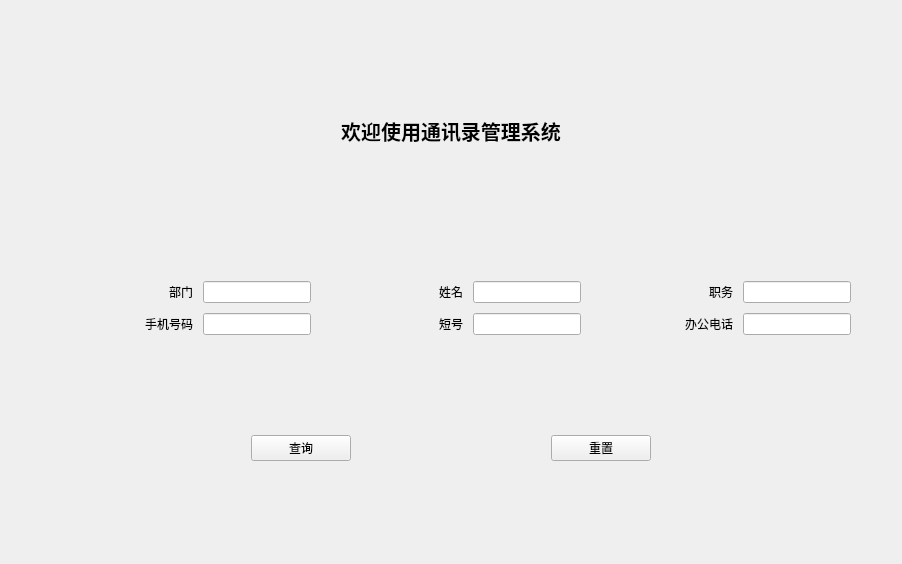
<?xml version="1.0" encoding="UTF-8"?>
<ui version="4.0">
 <class>Form</class>
 <widget class="QWidget" name="Form">
  <property name="geometry">
   <rect>
    <x>0</x>
    <y>0</y>
    <width>902</width>
    <height>564</height>
   </rect>
  </property>
  <property name="windowTitle">
   <string>Form</string>
  </property>
  <property name="autoFillBackground">
   <bool>false</bool>
  </property>
  <layout class="QHBoxLayout" name="horizontalLayout_2">
   <item>
    <layout class="QVBoxLayout" name="verticalLayout" stretch="0,0,0">
     <property name="spacing">
      <number>50</number>
     </property>
     <property name="sizeConstraint">
      <enum>QLayout::SetDefaultConstraint</enum>
     </property>
     <property name="leftMargin">
      <number>40</number>
     </property>
     <property name="topMargin">
      <number>20</number>
     </property>
     <property name="rightMargin">
      <number>40</number>
     </property>
     <property name="bottomMargin">
      <number>40</number>
     </property>
     <item>
      <widget class="QLabel" name="label">
       <property name="enabled">
        <bool>true</bool>
       </property>
       <property name="sizePolicy">
        <sizepolicy hsizetype="Expanding" vsizetype="Preferred">
         <horstretch>0</horstretch>
         <verstretch>0</verstretch>
        </sizepolicy>
       </property>
       <property name="maximumSize">
        <size>
         <width>10000</width>
         <height>100</height>
        </size>
       </property>
       <property name="font">
        <font>
         <family>微软雅黑</family>
         <pointsize>15</pointsize>
         <weight>75</weight>
         <italic>false</italic>
         <bold>true</bold>
         <underline>false</underline>
         <strikeout>false</strikeout>
         <stylestrategy>PreferDefault</stylestrategy>
         <kerning>true</kerning>
        </font>
       </property>
       <property name="layoutDirection">
        <enum>Qt::LeftToRight</enum>
       </property>
       <property name="autoFillBackground">
        <bool>false</bool>
       </property>
       <property name="text">
        <string>欢迎使用通讯录管理系统</string>
       </property>
       <property name="scaledContents">
        <bool>false</bool>
       </property>
       <property name="alignment">
        <set>Qt::AlignCenter</set>
       </property>
       <property name="margin">
        <number>0</number>
       </property>
       <property name="indent">
        <number>-1</number>
       </property>
      </widget>
     </item>
     <item>
      <layout class="QGridLayout" name="gridLayout">
       <property name="leftMargin">
        <number>0</number>
       </property>
       <property name="rightMargin">
        <number>0</number>
       </property>
       <property name="bottomMargin">
        <number>0</number>
       </property>
       <property name="spacing">
        <number>10</number>
       </property>
       <item row="0" column="4">
        <widget class="QLabel" name="label_4">
         <property name="sizePolicy">
          <sizepolicy hsizetype="Preferred" vsizetype="Preferred">
           <horstretch>0</horstretch>
           <verstretch>0</verstretch>
          </sizepolicy>
         </property>
         <property name="minimumSize">
          <size>
           <width>40</width>
           <height>0</height>
          </size>
         </property>
         <property name="text">
          <string>职务</string>
         </property>
         <property name="alignment">
          <set>Qt::AlignRight|Qt::AlignTrailing|Qt::AlignVCenter</set>
         </property>
         <property name="textInteractionFlags">
          <set>Qt::LinksAccessibleByMouse</set>
         </property>
        </widget>
       </item>
       <item row="0" column="5">
        <widget class="QLineEdit" name="lineEdit">
         <property name="sizePolicy">
          <sizepolicy hsizetype="Maximum" vsizetype="Fixed">
           <horstretch>0</horstretch>
           <verstretch>0</verstretch>
          </sizepolicy>
         </property>
        </widget>
       </item>
       <item row="0" column="3">
        <widget class="QLineEdit" name="lineEdit_2">
         <property name="sizePolicy">
          <sizepolicy hsizetype="Maximum" vsizetype="Fixed">
           <horstretch>0</horstretch>
           <verstretch>0</verstretch>
          </sizepolicy>
         </property>
         <property name="text">
          <string/>
         </property>
        </widget>
       </item>
       <item row="1" column="0">
        <widget class="QLabel" name="label_7">
         <property name="text">
          <string>手机号码</string>
         </property>
         <property name="alignment">
          <set>Qt::AlignRight|Qt::AlignTrailing|Qt::AlignVCenter</set>
         </property>
        </widget>
       </item>
       <item row="1" column="1">
        <widget class="QLineEdit" name="lineEdit_6">
         <property name="sizePolicy">
          <sizepolicy hsizetype="Maximum" vsizetype="Fixed">
           <horstretch>0</horstretch>
           <verstretch>0</verstretch>
          </sizepolicy>
         </property>
        </widget>
       </item>
       <item row="1" column="2">
        <widget class="QLabel" name="label_6">
         <property name="text">
          <string>短号</string>
         </property>
         <property name="alignment">
          <set>Qt::AlignRight|Qt::AlignTrailing|Qt::AlignVCenter</set>
         </property>
        </widget>
       </item>
       <item row="0" column="0">
        <widget class="QLabel" name="label_3">
         <property name="sizePolicy">
          <sizepolicy hsizetype="Preferred" vsizetype="Preferred">
           <horstretch>0</horstretch>
           <verstretch>0</verstretch>
          </sizepolicy>
         </property>
         <property name="layoutDirection">
          <enum>Qt::LeftToRight</enum>
         </property>
         <property name="text">
          <string>部门</string>
         </property>
         <property name="alignment">
          <set>Qt::AlignRight|Qt::AlignTrailing|Qt::AlignVCenter</set>
         </property>
        </widget>
       </item>
       <item row="0" column="1">
        <widget class="QLineEdit" name="lineEdit_3">
         <property name="sizePolicy">
          <sizepolicy hsizetype="Maximum" vsizetype="Fixed">
           <horstretch>0</horstretch>
           <verstretch>0</verstretch>
          </sizepolicy>
         </property>
         <property name="alignment">
          <set>Qt::AlignLeading|Qt::AlignLeft|Qt::AlignVCenter</set>
         </property>
        </widget>
       </item>
       <item row="0" column="2">
        <widget class="QLabel" name="label_2">
         <property name="sizePolicy">
          <sizepolicy hsizetype="Preferred" vsizetype="Preferred">
           <horstretch>0</horstretch>
           <verstretch>0</verstretch>
          </sizepolicy>
         </property>
         <property name="minimumSize">
          <size>
           <width>40</width>
           <height>0</height>
          </size>
         </property>
         <property name="text">
          <string>姓名</string>
         </property>
         <property name="alignment">
          <set>Qt::AlignRight|Qt::AlignTrailing|Qt::AlignVCenter</set>
         </property>
        </widget>
       </item>
       <item row="1" column="4">
        <widget class="QLabel" name="label_5">
         <property name="sizePolicy">
          <sizepolicy hsizetype="Preferred" vsizetype="Preferred">
           <horstretch>0</horstretch>
           <verstretch>0</verstretch>
          </sizepolicy>
         </property>
         <property name="minimumSize">
          <size>
           <width>40</width>
           <height>0</height>
          </size>
         </property>
         <property name="text">
          <string>办公电话</string>
         </property>
         <property name="alignment">
          <set>Qt::AlignRight|Qt::AlignTrailing|Qt::AlignVCenter</set>
         </property>
        </widget>
       </item>
       <item row="1" column="3">
        <widget class="QLineEdit" name="lineEdit_5">
         <property name="sizePolicy">
          <sizepolicy hsizetype="Maximum" vsizetype="Fixed">
           <horstretch>0</horstretch>
           <verstretch>0</verstretch>
          </sizepolicy>
         </property>
        </widget>
       </item>
       <item row="1" column="5">
        <widget class="QLineEdit" name="lineEdit_4">
         <property name="sizePolicy">
          <sizepolicy hsizetype="Maximum" vsizetype="Fixed">
           <horstretch>0</horstretch>
           <verstretch>0</verstretch>
          </sizepolicy>
         </property>
        </widget>
       </item>
      </layout>
     </item>
     <item>
      <layout class="QHBoxLayout" name="horizontalLayout">
       <property name="spacing">
        <number>0</number>
       </property>
       <property name="topMargin">
        <number>0</number>
       </property>
       <item>
        <widget class="QPushButton" name="pushButton">
         <property name="sizePolicy">
          <sizepolicy hsizetype="Maximum" vsizetype="Fixed">
           <horstretch>0</horstretch>
           <verstretch>0</verstretch>
          </sizepolicy>
         </property>
         <property name="maximumSize">
          <size>
           <width>100</width>
           <height>16777215</height>
          </size>
         </property>
         <property name="text">
          <string>查询</string>
         </property>
        </widget>
       </item>
       <item>
        <widget class="QPushButton" name="pushButton_2">
         <property name="sizePolicy">
          <sizepolicy hsizetype="Maximum" vsizetype="Fixed">
           <horstretch>0</horstretch>
           <verstretch>0</verstretch>
          </sizepolicy>
         </property>
         <property name="maximumSize">
          <size>
           <width>100</width>
           <height>16777215</height>
          </size>
         </property>
         <property name="text">
          <string>重置</string>
         </property>
        </widget>
       </item>
      </layout>
     </item>
    </layout>
   </item>
  </layout>
  <zorder>label</zorder>
  <zorder>lineEdit_2</zorder>
  <zorder>label_2</zorder>
  <zorder>label_4</zorder>
  <zorder>lineEdit</zorder>
  <zorder>label_3</zorder>
  <zorder>label_7</zorder>
  <zorder>lineEdit_6</zorder>
  <zorder>label_6</zorder>
  <zorder>lineEdit_5</zorder>
  <zorder>label_5</zorder>
  <zorder>lineEdit_4</zorder>
  <zorder>pushButton</zorder>
  <zorder>pushButton_2</zorder>
  <zorder>lineEdit_3</zorder>
  <zorder>pushButton</zorder>
  <zorder></zorder>
 </widget>
 <resources/>
 <connections>
  <connection>
   <sender>pushButton_2</sender>
   <signal>clicked()</signal>
   <receiver>lineEdit</receiver>
   <slot>clear()</slot>
   <hints>
    <hint type="sourcelabel">
     <x>519</x>
     <y>445</y>
    </hint>
    <hint type="destinationlabel">
     <x>662</x>
     <y>216</y>
    </hint>
   </hints>
  </connection>
  <connection>
   <sender>pushButton_2</sender>
   <signal>clicked()</signal>
   <receiver>lineEdit_5</receiver>
   <slot>clear()</slot>
   <hints>
    <hint type="sourcelabel">
     <x>519</x>
     <y>445</y>
    </hint>
    <hint type="destinationlabel">
     <x>432</x>
     <y>273</y>
    </hint>
   </hints>
  </connection>
  <connection>
   <sender>pushButton_2</sender>
   <signal>clicked()</signal>
   <receiver>lineEdit_4</receiver>
   <slot>clear()</slot>
   <hints>
    <hint type="sourcelabel">
     <x>519</x>
     <y>445</y>
    </hint>
    <hint type="destinationlabel">
     <x>662</x>
     <y>273</y>
    </hint>
   </hints>
  </connection>
  <connection>
   <sender>pushButton_2</sender>
   <signal>clicked()</signal>
   <receiver>lineEdit_2</receiver>
   <slot>clear()</slot>
   <hints>
    <hint type="sourcelabel">
     <x>519</x>
     <y>445</y>
    </hint>
    <hint type="destinationlabel">
     <x>432</x>
     <y>216</y>
    </hint>
   </hints>
  </connection>
  <connection>
   <sender>pushButton_2</sender>
   <signal>clicked()</signal>
   <receiver>lineEdit_6</receiver>
   <slot>clear()</slot>
   <hints>
    <hint type="sourcelabel">
     <x>519</x>
     <y>445</y>
    </hint>
    <hint type="destinationlabel">
     <x>203</x>
     <y>273</y>
    </hint>
   </hints>
  </connection>
  <connection>
   <sender>pushButton_2</sender>
   <signal>clicked()</signal>
   <receiver>lineEdit_3</receiver>
   <slot>clear()</slot>
   <hints>
    <hint type="sourcelabel">
     <x>519</x>
     <y>445</y>
    </hint>
    <hint type="destinationlabel">
     <x>203</x>
     <y>216</y>
    </hint>
   </hints>
  </connection>
 </connections>
</ui>
